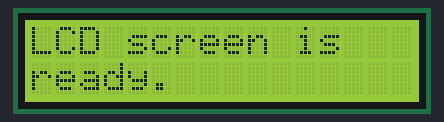
The sketch below on a simulated Arduino Uno, built with avr-gcc and run on an emulated ATmega328P. On the bench: 16×2 character LCD. Random numbers use the default seed unless the sketch sets one; what the sketch prints to the serial monitor is not drawn.

Above: at 0.1 s.
At 1.7 s:
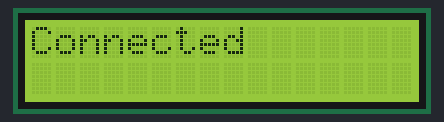
At 11.15 s:
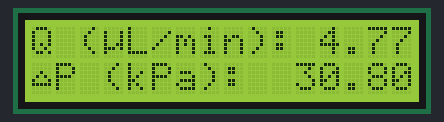
At 20.71 s:
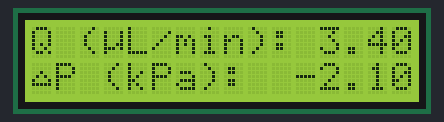
At 30.28 s:
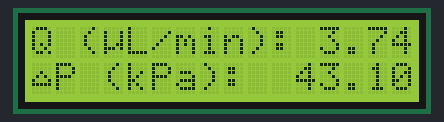
At 39.84 s:
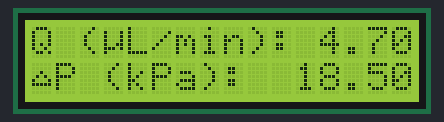

The sketch:

RandomLCD.ino
```cpp
#include <LiquidCrystal_I2C.h>

// LCD Setup
LiquidCrystal_I2C lcd(0x27, 16, 2);
String input = "";
byte delta[8] = {
  0b00000,
  0b00000,
  0b00100,
  0b01010,
  0b10001,
  0b11111,
  0b00000,
  0b00000
}; //Delta Symbol

void setup() {
  Serial.begin(115200);

// LCD Setup
  lcd.init();
  lcd.backlight();
  lcd.createChar(0, delta); // store at custom slot 0

// LCD Startup
  lcd.clear();
  lcd.print("LCD screen is");
  lcd.setCursor(0, 1);
  lcd.print("ready.");
  delay(1500);

// LCD Finish Startup
  lcd.clear();
  lcd.setCursor(0,0);

  if (Serial) {
    lcd.print("Connected");
    delay(1500);
    lcd.clear();
  }
    else {
      lcd.print("No connection...");
      delay(1500);
      lcd.clear();
    }
}


void loop() {
  lcd.setCursor(0,0);
  lcd.print("Q (uL/min): ");
  lcd.setCursor(3,0);
  lcd.write(byte(0xE4));
  lcd.setCursor(0,1);
  lcd.write(byte(0));
  lcd.setCursor(1,1);
  lcd.print("P (kPa): ");

  lcd.setCursor(12,0);
  float value = random(300, 500) / 100.0;
  lcd.print(value);
  Serial.println(value);

  lcd.setCursor(11,1);
  float value2 = random(-100, 500) / 10.0;
  lcd.print(value2);
  Serial.println(value2);

  delay(200);
  lcd.clear();
}
```

Measured:
- what the display in image 1 shows lasts 1.5 s, from 1.6 s to 3.1 s
